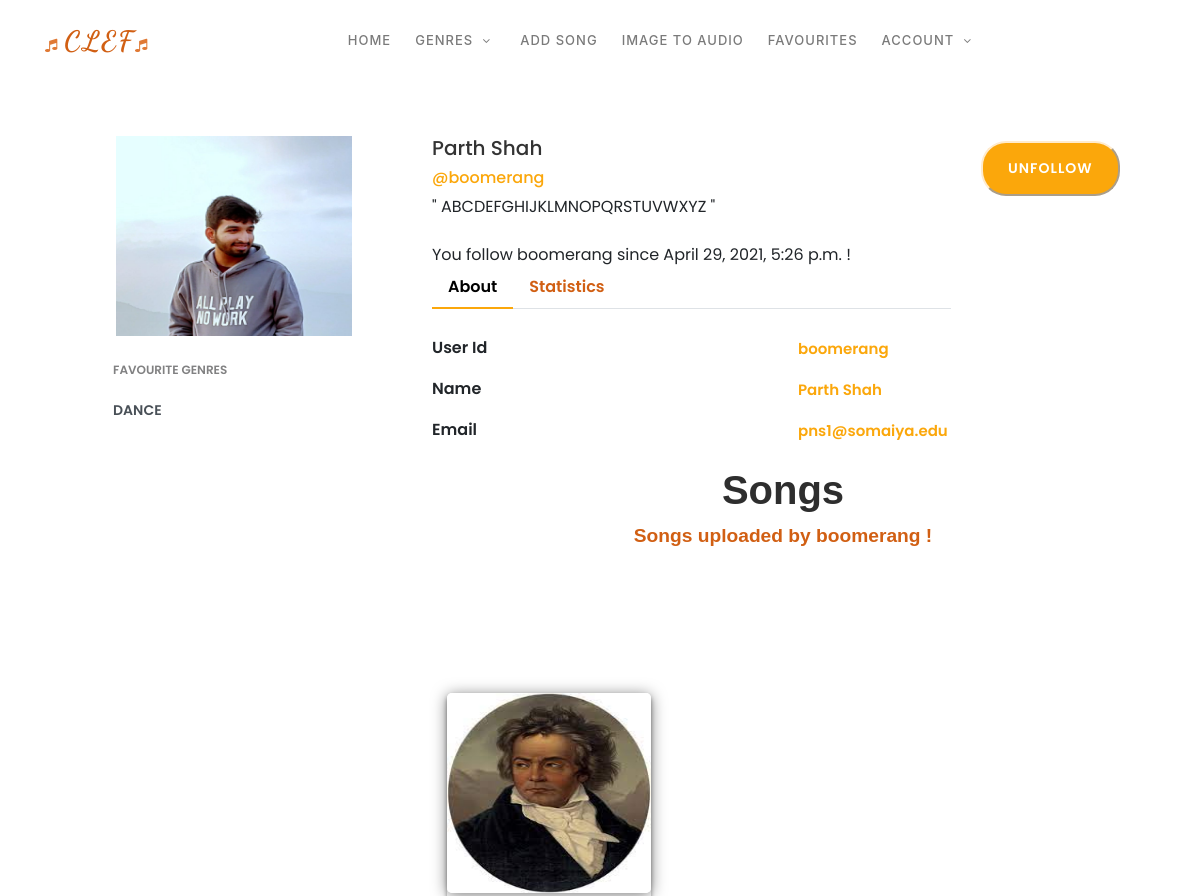
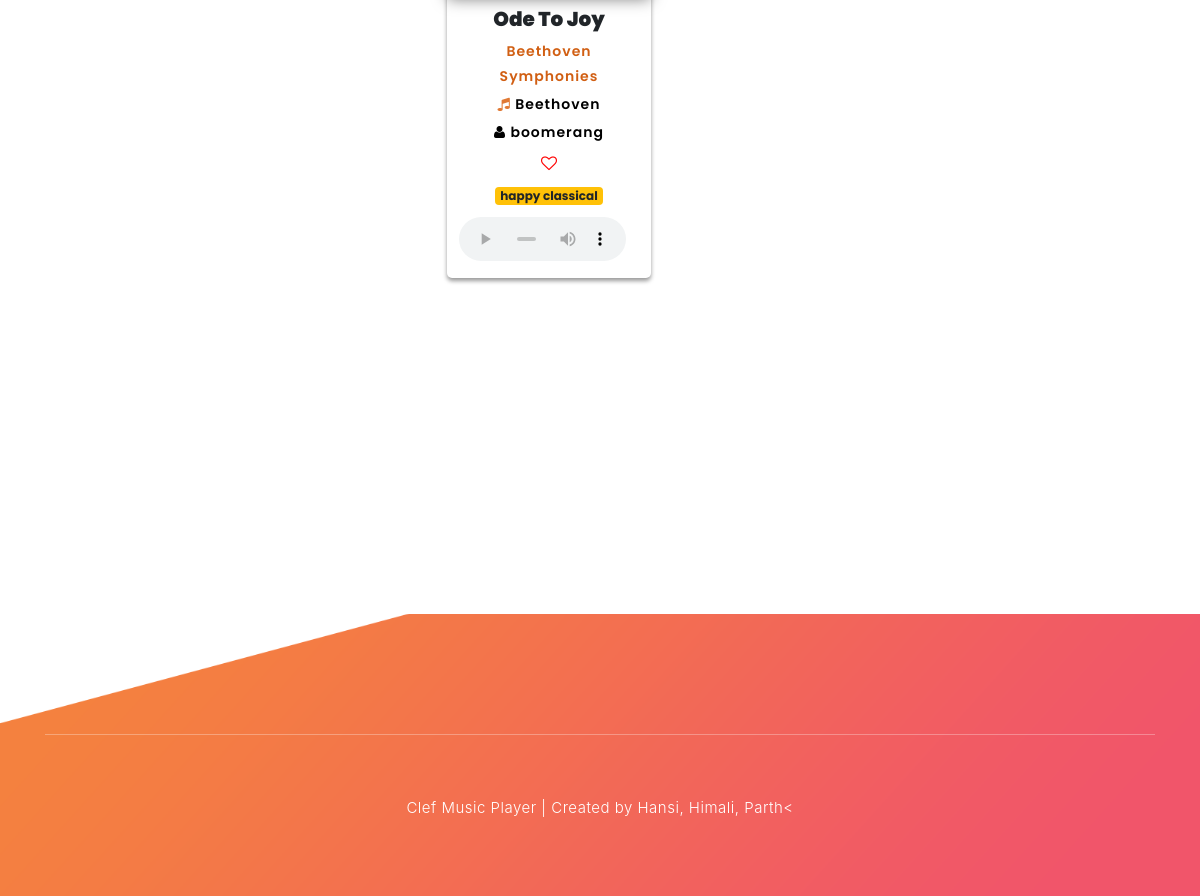
Page /main/view_profile/27 (signed in) on the committed database (2 pictures, top to bottom).
### users/models.py (models this page shows, shortened)
class Profile(models.Model):
    user = models.OneToOneField(User, on_delete=models.CASCADE)
    bio = models.TextField(max_length=500, blank=True)
    pic = models.ImageField(default='user.png',upload_to='profile_pics')
    tags = models.CharField(max_length=50, blank=True)

### main/models.py (models this page shows, shortened)
class Friend(models.Model):
    user1 = models.ForeignKey(User,on_delete=models.CASCADE,related_name='user1')
    user2 = models.ForeignKey(User,on_delete=models.CASCADE,related_name='user2')
    profile2 = models.ForeignKey(Profile,on_delete=models.CASCADE,related_name='profile2')
    since = models.DateTimeField(auto_now_add=True)

class Song(models.Model):
    file_name = models.FileField(upload_to='songs',default='aot.mp3')
    title = models.CharField(max_length=100)
    artist = models.CharField(max_length=100,default=' ',blank=True)
    user = models.ForeignKey(User,on_delete=models.CASCADE,related_name='addedby')
    album = models.CharField(max_length=100, blank=True)
    tags = models.CharField(max_length=50, blank=True)
    cover_image = models.ImageField(default='default_cover.jpg',upload_to='cover_images')
    play_count = models.IntegerField(default=0)
    added_date = models.DateTimeField(auto_now_add=True)
    likedby = models.ManyToManyField(User,related_name='likedby',blank=True)
    is_pdf = models.BooleanField(default=False)
    def get_is_liked(self,user):
        objs = self.likedby.all()
        for obj in objs:
            if obj == user:
                return True
        return False
    class Meta:
        unique_together = [['user','title','added_date']]

### main/views.py (the view)
# urls.py: path('view_profile/<int:id>', views.view_profile, name='view_profile'),
def view_profile(request,id):
    if not request.user.is_authenticated:
        return redirect('errorpage')
    obj = User.objects.get(id=id)
    pro = Profile.objects.get(user=obj)
    my_tags = str(pro.tags).split(' ')
    my_tags = [i for i in my_tags if i]
    is_friend = False
    since = ''
    f = Friend.objects.all()
    f = f.filter(user1=request.user)
    for o in f:
        if o.user2 == obj:
            is_friend = True
            since = o.since
            break
    songs = Song.objects.all()
    mysongs = songs.filter(user=obj)
    favsongs = songs.filter(likedby=obj)
    song_count = len(mysongs)
    fav_count = len(favsongs)
    fr = Friend.objects.all()
    fr2 = fr.filter(user1=obj)
    following = len(fr2)
    followers = 0
    for o in fr:
        if o.user2 == obj:
            followers += 1
    if 'unfollow' in request.POST:
        f = Friend.objects.all()
        f1 = f.filter(user1 = request.user,user2=obj)
        f1.delete()
        messages.success(request,f'You have unfollowed {obj}!')
        return redirect('view_profile',id)
    if 'follow' in request.POST:
        Friend.objects.create(user1=request.user,user2=obj,profile2=pro)
        messages.success(request,f'You followed {obj}!')
        return redirect('view_profile',id)
    context = {
        'obj' : obj,
        'profile' : pro,
        'is_friend':is_friend,
        'since':since,
        'mysongs':mysongs,
        'count_my':song_count,
        'count_fav':fav_count,
        'following':following,
        'followers':followers,
        'my_tags':my_tags,
    }
    return render(request,'main/view_profile.html',context)

### main/templatetags/define_action.py (called while the page is built)
@register.filter
def get_liked(obj,user):
    return obj.get_is_liked(user)

### main/templates/main/view_profile.html (shortened to what this page needs)
{% include 'main/header.html' %}
{% load static %}
{% load define_action %}
<link href="//maxcdn.bootstrapcdn.com/bootstrap/4.1.1/css/bootstrap.min.css" rel="stylesheet" id="bootstrap-css">
<div class="container emp-profile">
            <form method="post">
                <div class="row">
                    <div class="col-md-4">
                        <div class="profile-img">
                            <img src="{{ profile.pic.url }}" alt=""/>
                        </div>
                    </div>
                    <div class="col-md-6">
                        <div class="profile-head">
                                    <h5>
                                        {{ obj.first_name }} {{ obj.last_name }}
                                    </h5>
                                    <h6>
                                        @{{ obj }}
                                    </h6>
                                    " {{ profile.bio }} " <br> <br>
                                    {% if is_friend == True %}
                                    You follow {{ obj }} since {{ since }} !
                                    {% endif %}
                            <ul class="nav nav-tabs" id="myTab" role="tablist">
                                <li class="nav-item">
                                    <a class="nav-link active" id="home-tab" data-toggle="tab" href="#home" role="tab" aria-controls="home" aria-selected="true">About</a>
                                </li>
                                <li class="nav-item">
                                    <a class="nav-link" id="profile-tab" data-toggle="tab" href="#profile" role="tab" aria-controls="profile" aria-selected="false">Statistics</a>
                                </li>
                            </ul>
                        </div>
                    </div>
                    <div class="col-md-2">
                        <form class="form" method="POST">
                            {% if is_friend == True %}
                        <button class="main-button-slider" type="submit" name="unfollow" style="border-color: blanchedalmond;"> Unfollow </button>
                        {% else %}
                        <button class="main-button-slider" type="submit" name="follow" style="border-color: blanchedalmond;"> Follow </button>
                        {% endif %}
                           </form>
                    </div>
                </div>
                <div class="row">
                    <div class="col-md-4">
                        <div class="profile-work">
                            <p>FAVOURITE GENRES</p>
                            {% for x in my_tags %}
                            <a href="{% url 'tag' x %}" style="text-transform: uppercase;">{{ x }}</a><br/>
                            {% endfor %}
                        </div>
                    </div>
                    <div class="col-md-8">
                        <div class="tab-content profile-tab" id="myTabContent">
                            <div class="tab-pane fade show active" id="home" role="tabpanel" aria-labelledby="home-tab">
                                        <div class="row">
                                            <div class="col-md-6">
                                                <label>User Id</label>
                                            </div>
                                            <div class="col-md-6">
                                                <p>{{ obj }}</p>
                                            </div>
                                        </div>
                                        <div class="row">
                                            <div class="col-md-6">
                                                <label>Name</label>
                                            </div>
                                            <div class="col-md-6">
                                                <p>{{ obj.first_name }} {{ obj.last_name }}</p>
                                            </div>
                                        </div>
                                        <div class="row">
                                            <div class="col-md-6">
                                                <label>Email</label>
                                            </div>
                                            <div class="col-md-6">
                                                <p>{{ obj.email }}</p>
                                            </div>
                                        </div>
                            </div>
                                    {% if is_friend == True %}
                                    <div class="col-12 pageheading">
                                        <div class="page-title">Songs</div>
                                        <div class="subh">Songs uploaded by {{ obj }} !</div>
                                    </div>
      <div id="cards_landscape_wrap-2">
        <div class="container">
            <div class="row">
                {% for ob in mysongs %}
                <div class="col-sm-6 col-sm-4 col-md-4 col-lg-4">
                        <div class="card-flyer">
                            <div class="text-box">
                                <div class="image-box" style="position: relative;">
                                        <img src="{{ ob.cover_image.url }}" alt="" />
                                </div>
                                <div class="text-container">
                                    <h5 style="font-weight: 900;">{{ ob.title }}</h5>
                                    <p class="album" style="color: #d15f13;">{{ ob.album }}</p>
                                    <p class="sub"> <i class="fa fa-music"></i> {{ ob.artist }}</p>
                                    <p class="sub"> <i class="fa fa-user"></i> {{ ob.user }}</p>
                                    <form method="POST">
                                    {% if ob|get_liked:request.user == True %}
                                    <button id="swapHeart" class="btn btn-default" name="unsubscribe">
                                        <span class="fa fa-heart"> <span class="tooltip" style="margin-top: 20px;">Remove from favourites</span></span>
                                    </button>
                                    {% else %}
                                    <button id="swapHeart" class="btn btn-default" name="subscribe">
                                        <span class="fa fa-heart-o"> <span class="tooltip" style="margin-top: 20px;">Add to favourites</span></span>
                                    </button>
                                      {% endif %}
                                      <br>
                                    <a href="#"><span class="badge badge-warning"> {{ ob.tags }} </span></a> <br>
                                    <audio controls id="soundPlayer" onplay="sendCount({{ob.id}});">
                                        <source src="{{ ob.file_name.url }}" type="audio/mpeg">
                                    </audio>
                                </div>
                            </div>
                        </div>
                </div>
            </form>
                {% endfor %}
            </div>
    {% endif %}
        <footer id="contact-us">
            <div class="container">
                <div class="row">
                    <div class="col-lg-12">
                        <div class="sub-footer">
                            <p>Clef Music Player | Created by Hansi, Himali, Parth<</p>
                        </div>
                    </div>
                </div>
            </div>
        </footer>

### main/static/main/assets/css/templatemo-lava.css (style rules this page uses)
html, body, div, span, applet, object, iframe, h1, h2, h3, h4, h5, h6, p, blockquote, div pre, a, abbr, acronym, address, big, cite, code, del, dfn, em, font, img, ins, kbd, q, s, samp, small, strike, strong, sub, sup, tt, var, b, u, i, center, dl, dt, dd, ol, ul, li, figure, header, nav, section, article, aside, footer, figcaption { margin: 0; padding: 0; border: 0; outline: 0; }
ul, li { padding: 0; margin: 0; list-style: none; }
header, nav, section, article, aside, footer, hgroup { display: block; }
* { box-sizing: border-box; }
html, body { font-family: 'Poppins', sans-serif; font-weight: 400; background-color: #fff; font-size: 16px; -ms-text-size-adjust: 100%; -webkit-font-smoothing: antialiased; -moz-osx-font-smoothing: grayscale; }
a { text-decoration: none !important; }
h1, h2, h3, h4, h5, h6 { margin-top: 0px; margin-bottom: 0px; }
ul { margin-bottom: 0px; }
p { font-size: 15px; line-height: 25px; color: #888; }
html, body { background: #fff; font-family: 'Poppins', sans-serif; }
button.main-button-slider { font-size: 14px; border-radius: 25px; padding: 15px 25px; margin-top: 5px; background-color: #fba70b; text-transform: uppercase; color: #fff; font-weight: 600; letter-spacing: 1px; -webkit-transition: all 0.3s ease 0s; -moz-transition: all 0.3s ease 0s; -o-transition: all 0.3s ease 0s; transition: all 0.3s ease 0s; }
footer { margin-top: 200px; padding-top: 120px; background-image: url(../images/footer-bg.png); background-repeat: no-repeat; background-position: center center; background-size: cover; width: 100%; }
footer .sub-footer { padding: 60px 0px; border-top: 1px solid rgba(250,250,250,0.3); text-align: center; }
footer .sub-footer p { color: #fff; font-size: 15px; font-weight: 300; letter-spacing: 0.5px; }

### main/static/main/mycustom.css (style rules this page uses)
.pageheading { font-family: 'Montserrat', sans-serif; text-align: center; font-size: 2.5rem; padding-top: 1px; padding-bottom: 10px; color: #2e2e2e; font-weight: 800; }
.subh { font-family: 'Montserrat', sans-serif; text-align: center; font-size: 1.2rem; padding: 2px; color: #d15f13; }
#cards_landscape_wrap-2 { text-align: center; background: white; }
#cards_landscape_wrap-2 .container { padding-top: 80px; padding-bottom: 100px; }
#cards_landscape_wrap-2 a { text-decoration: none; outline: none; }
#cards_landscape_wrap-2 .card-flyer { border-radius: 5px; }
#cards_landscape_wrap-2 .card-flyer .image-box { background: #ffffff; overflow: hidden; box-shadow: 0px 2px 15px rgba(0, 0, 0, 0.50); border-radius: 5px; }
#cards_landscape_wrap-2 .card-flyer .image-box img { -webkit-transition:all .9s ease; -moz-transition:all .9s ease; -o-transition:all .9s ease; -ms-transition:all .9s ease; width: 100%; height: 200px; }
#cards_landscape_wrap-2 .card-flyer .text-box { text-align: center; }
#cards_landscape_wrap-2 .card-flyer .text-box .text-container { padding: 10px 9px; }
#cards_landscape_wrap-2 .card-flyer { background: #FFFFFF; margin-top: 50px; -webkit-transition: all 0.2s ease-in; -moz-transition: all 0.2s ease-in; -ms-transition: all 0.2s ease-in; -o-transition: all 0.2s ease-in; transition: all 0.2s ease-in; box-shadow: 0px 3px 4px rgba(0, 0, 0, 0.40); }
#cards_landscape_wrap-2 .card-flyer .text-box p { margin-top: 3px; margin-bottom: 0px; padding-bottom: 0px; font-size: 14px; letter-spacing: 1px; color: #000000; }
#soundPlayer { width: 90%; padding-top: 10px; }
.album { font-weight: 800; color: #d15f13; }
.btn { margin: 0 auto; display: block; }
button > span { color: red; font-size:20px; }
.fa-music { color: #e07934; font-size: 0.9rem; }

### main/templates/main/view_profile.html (style rules this page uses)
.emp-profile { padding: 3%; margin-top: 3%; margin-bottom: 3%; border-radius: 0.5rem; background: #fff; font-family: 'Poppins', sans-serif; }
.profile-img { text-align: center; }
.profile-img img { width: 70%; height: 200px; }
.profile-head h5 { color: #333; }
.profile-head h6 { color: #fba70b; }
.profile-head .nav-tabs { margin-bottom:5%; }
.profile-head .nav-tabs .nav-link { font-weight:600; border: none; color: #d15f13; }
.profile-head .nav-tabs .nav-link.active { border: none; border-bottom:2px solid #fba70b; color: black; }
.profile-work { padding: 14%; margin-top: -15%; }
.profile-work p { font-size: 12px; color: #818182; font-weight: 600; margin-top: 10%; }
.profile-work a { text-decoration: none; color: #495057; font-weight: 600; font-size: 14px; }
.profile-tab label { font-weight: 600; }
.profile-tab p { font-weight: 600; color: #fba70b; }

### rows in the picture
Profile: pic (picture), bio "ABCDEFGHIJKLMNOPQRSTUVWXYZ", tags "DANCE"
Friend: since "April 29, 2021, 5:26 p.m."
Song: cover_image (picture), title "Ode To Joy", album "Beethoven Symphonies", artist "Beethoven", user "boomerang", tags "happy classical"

### other values in the picture
{{ obj.first_name }} "Parth"
{{ obj.last_name }} "Shah"
{{ obj }} "boomerang"
{{ obj.email }} "pns1@somaiya.edu"
